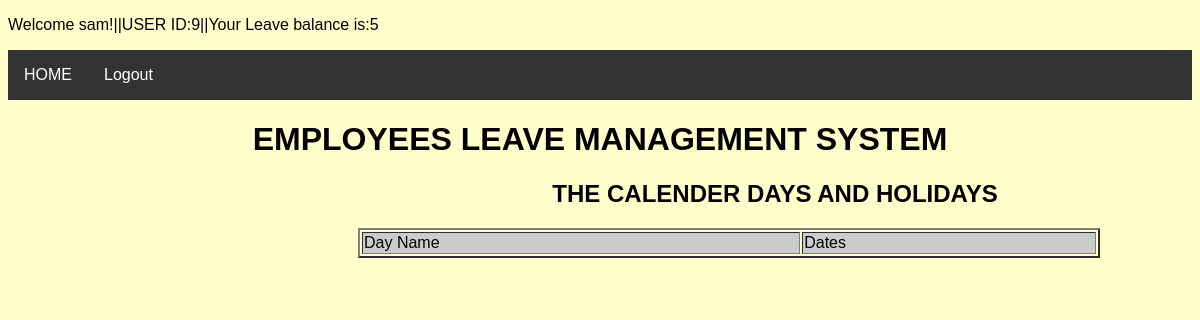
The app's page /calenderstaffs.php (signed in), older data.
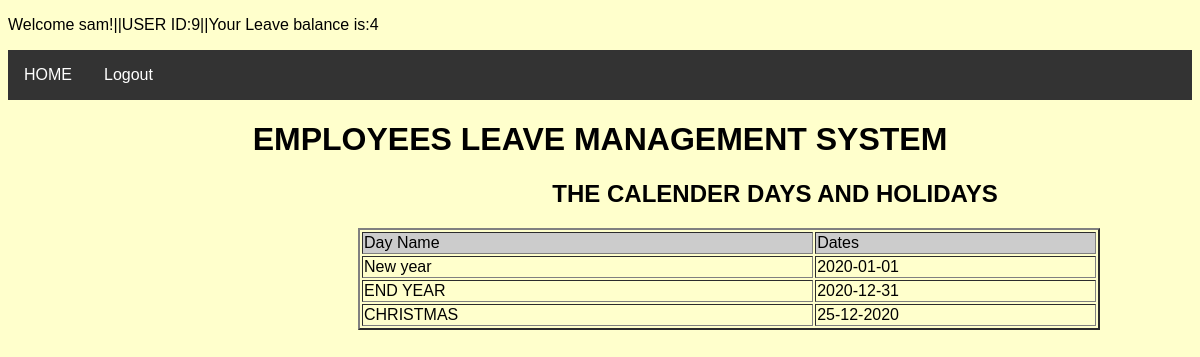
The same page, newer data.
### tables this page shows
CREATE TABLE IF NOT EXISTS `publicholidays` (
  `HolidayID` int(20) NOT NULL AUTO_INCREMENT,
  `HolidayName` varchar(50) NOT NULL,
  `Dates` varchar(20) NOT NULL,
  PRIMARY KEY (`HolidayID`)
);

### calenderstaffs.php (the view, shortened to what this page needs)
<?php
include_once("db.php");
$result1 = mysqli_query($con, "SELECT * FROM publicholidays ORDER BY HolidayID DESC");
?>
<!DOCTYPE html>
<html>
<head>
<link href="style.css" rel="stylesheet">
</head>
<body>
<p align="left">Welcome <?php echo $_SESSION['Usernames']; ?>!||USER ID:<?php echo $_SESSION['UserID']; ?>||Your Leave balance is:<?php echo $_SESSION['LeaveBalance']; ?></p>
<ul>
  <li><a href="staffs.php">HOME</a></li>
  <li><a href="logout.php">Logout</a></li>
</ul>
<div>
<h1 align="center">EMPLOYEES LEAVE  MANAGEMENT SYSTEM</h1>
<div id="form" style="padding-left:350px">
<h2 align="center">THE CALENDER DAYS AND HOLIDAYS </h2>
        <table width='89%' border=2>
        <tr bgcolor='#CCCCCC'>
            <td width="9%">Day Name</td>
            <td width="6%">Dates</td>
		  </tr>
        <?php
        while($res = mysqli_fetch_array($result1)) {
            echo "<tr>";
            echo "<td>".$res['HolidayName']."</td>";
            echo "<td>".$res['Dates']."</td>";
        	echo "</tr>";
        }
        ?>
  </table>
  </div>
</div>
</body>
</html>

Row changes from the older to the newer data that the page shows:
added publicholidays: HolidayName "New year", Dates "2020-01-01"
added publicholidays: HolidayName "END YEAR", Dates "2020-12-31"
added publicholidays: HolidayName "CHRISTMAS", Dates "25-12-2020"
Text that changed along with them:
$_SESSION['LeaveBalance']: "5" → "4"
